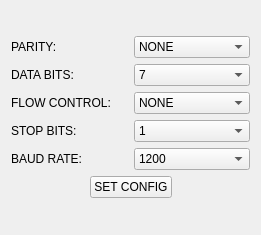
<?xml version="1.0" encoding="UTF-8"?>
<ui version="4.0">
 <class>ComSetUpMenue</class>
 <widget class="QWidget" name="ComSetUpMenue">
  <property name="geometry">
   <rect>
    <x>0</x>
    <y>0</y>
    <width>261</width>
    <height>235</height>
   </rect>
  </property>
  <property name="windowTitle">
   <string>Form</string>
  </property>
  <layout class="QVBoxLayout" name="verticalLayout_3">
   <item>
    <layout class="QVBoxLayout" name="verticalLayout_2">
     <item>
      <layout class="QVBoxLayout" name="verticalLayout">
       <item>
        <layout class="QHBoxLayout" name="horizontalLayout_2">
         <item>
          <widget class="QLabel" name="label_2">
           <property name="text">
            <string>PARITY:</string>
           </property>
          </widget>
         </item>
         <item>
          <widget class="QComboBox" name="ParityComboBox">
           <item>
            <property name="text">
             <string>NONE</string>
            </property>
           </item>
           <item>
            <property name="text">
             <string>EVEN</string>
            </property>
           </item>
           <item>
            <property name="text">
             <string>ODD</string>
            </property>
           </item>
           <item>
            <property name="text">
             <string>SPACE</string>
            </property>
           </item>
           <item>
            <property name="text">
             <string>MARK</string>
            </property>
           </item>
          </widget>
         </item>
        </layout>
       </item>
       <item>
        <layout class="QHBoxLayout" name="horizontalLayout_3">
         <item>
          <widget class="QLabel" name="label_3">
           <property name="text">
            <string>DATA BITS:</string>
           </property>
          </widget>
         </item>
         <item>
          <widget class="QComboBox" name="DataBitsComboBox">
           <item>
            <property name="text">
             <string>7</string>
            </property>
           </item>
           <item>
            <property name="text">
             <string>8</string>
            </property>
           </item>
          </widget>
         </item>
        </layout>
       </item>
       <item>
        <layout class="QHBoxLayout" name="horizontalLayout_5">
         <item>
          <widget class="QLabel" name="label_5">
           <property name="text">
            <string>FLOW CONTROL:</string>
           </property>
          </widget>
         </item>
         <item>
          <widget class="QComboBox" name="FlowControlComboBox">
           <item>
            <property name="text">
             <string>NONE</string>
            </property>
           </item>
           <item>
            <property name="text">
             <string>RTS/CTS</string>
            </property>
           </item>
           <item>
            <property name="text">
             <string>XON/XOFF</string>
            </property>
           </item>
          </widget>
         </item>
        </layout>
       </item>
       <item>
        <layout class="QHBoxLayout" name="horizontalLayout_4">
         <item>
          <widget class="QLabel" name="label_4">
           <property name="text">
            <string>STOP BITS:</string>
           </property>
          </widget>
         </item>
         <item>
          <widget class="QComboBox" name="StopBitsComboBox">
           <item>
            <property name="text">
             <string>1</string>
            </property>
           </item>
           <item>
            <property name="text">
             <string>2</string>
            </property>
           </item>
           <item>
            <property name="text">
             <string>1.5</string>
            </property>
           </item>
          </widget>
         </item>
        </layout>
       </item>
       <item>
        <layout class="QHBoxLayout" name="horizontalLayout">
         <item>
          <widget class="QLabel" name="label">
           <property name="text">
            <string>BAUD RATE:</string>
           </property>
          </widget>
         </item>
         <item>
          <widget class="QComboBox" name="BaudRateComboBox">
           <property name="currentText">
            <string>1200</string>
           </property>
           <item>
            <property name="text">
             <string>1200</string>
            </property>
           </item>
           <item>
            <property name="text">
             <string>2400</string>
            </property>
           </item>
           <item>
            <property name="text">
             <string>4800</string>
            </property>
           </item>
           <item>
            <property name="text">
             <string>9600</string>
            </property>
           </item>
           <item>
            <property name="text">
             <string>19200</string>
            </property>
           </item>
           <item>
            <property name="text">
             <string>38400</string>
            </property>
           </item>
           <item>
            <property name="text">
             <string>57600</string>
            </property>
           </item>
           <item>
            <property name="text">
             <string>115200</string>
            </property>
           </item>
          </widget>
         </item>
        </layout>
       </item>
      </layout>
     </item>
     <item>
      <layout class="QHBoxLayout" name="horizontalLayout_6">
       <item>
        <spacer name="horizontalSpacer_2">
         <property name="orientation">
          <enum>Qt::Horizontal</enum>
         </property>
         <property name="sizeHint" stdset="0">
          <size>
           <width>40</width>
           <height>20</height>
          </size>
         </property>
        </spacer>
       </item>
       <item>
        <widget class="QPushButton" name="SetConfigPushButton">
         <property name="text">
          <string>SET CONFIG</string>
         </property>
        </widget>
       </item>
       <item>
        <spacer name="horizontalSpacer">
         <property name="orientation">
          <enum>Qt::Horizontal</enum>
         </property>
         <property name="sizeHint" stdset="0">
          <size>
           <width>40</width>
           <height>20</height>
          </size>
         </property>
        </spacer>
       </item>
      </layout>
     </item>
    </layout>
   </item>
  </layout>
 </widget>
 <resources/>
 <connections/>
</ui>
